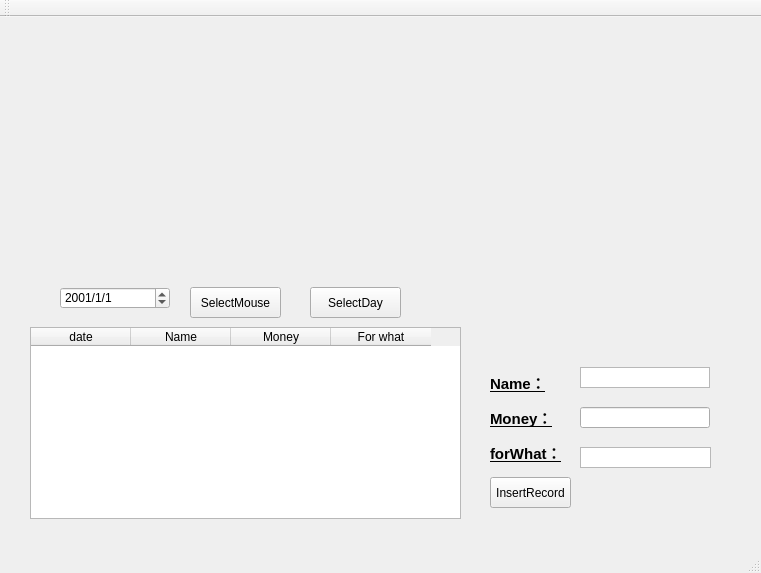
<?xml version="1.0" encoding="UTF-8"?>
<ui version="4.0">
 <class>MainWindow</class>
 <widget class="QMainWindow" name="MainWindow">
  <property name="geometry">
   <rect>
    <x>0</x>
    <y>0</y>
    <width>761</width>
    <height>573</height>
   </rect>
  </property>
  <property name="windowTitle">
   <string>MainWindow</string>
  </property>
  <widget class="QWidget" name="centralWidget">
   <widget class="QTableWidget" name="MoneyWidget">
    <property name="geometry">
     <rect>
      <x>30</x>
      <y>310</y>
      <width>431</width>
      <height>192</height>
     </rect>
    </property>
    <column>
     <property name="text">
      <string>date</string>
     </property>
    </column>
    <column>
     <property name="text">
      <string>Name</string>
     </property>
    </column>
    <column>
     <property name="text">
      <string>Money</string>
     </property>
    </column>
    <column>
     <property name="text">
      <string>For what</string>
     </property>
    </column>
   </widget>
   <widget class="QDateEdit" name="DateEdit">
    <property name="geometry">
     <rect>
      <x>60</x>
      <y>270</y>
      <width>110</width>
      <height>22</height>
     </rect>
    </property>
    <property name="displayFormat">
     <string>yyyy/M/d</string>
    </property>
    <property name="date">
     <date>
      <year>2001</year>
      <month>1</month>
      <day>1</day>
     </date>
    </property>
   </widget>
   <widget class="QPushButton" name="MouseSelect">
    <property name="geometry">
     <rect>
      <x>190</x>
      <y>270</y>
      <width>91</width>
      <height>31</height>
     </rect>
    </property>
    <property name="text">
     <string>SelectMouse</string>
    </property>
   </widget>
   <widget class="QPushButton" name="BtnSelectDay">
    <property name="geometry">
     <rect>
      <x>310</x>
      <y>270</y>
      <width>91</width>
      <height>31</height>
     </rect>
    </property>
    <property name="text">
     <string>SelectDay</string>
    </property>
   </widget>
   <widget class="QPushButton" name="BtnInserRecord">
    <property name="geometry">
     <rect>
      <x>490</x>
      <y>460</y>
      <width>81</width>
      <height>31</height>
     </rect>
    </property>
    <property name="text">
     <string>InsertRecord</string>
    </property>
   </widget>
   <widget class="QTextEdit" name="NameEdit">
    <property name="geometry">
     <rect>
      <x>580</x>
      <y>350</y>
      <width>130</width>
      <height>21</height>
     </rect>
    </property>
    <property name="verticalScrollBarPolicy">
     <enum>Qt::ScrollBarAlwaysOff</enum>
    </property>
   </widget>
   <widget class="QLabel" name="label_2">
    <property name="geometry">
     <rect>
      <x>490</x>
      <y>350</y>
      <width>79</width>
      <height>31</height>
     </rect>
    </property>
    <property name="font">
     <font>
      <pointsize>11</pointsize>
      <weight>75</weight>
      <italic>false</italic>
      <bold>true</bold>
      <underline>true</underline>
      <strikeout>false</strikeout>
      <stylestrategy>PreferAntialias</stylestrategy>
      <kerning>true</kerning>
     </font>
    </property>
    <property name="text">
     <string>Name：</string>
    </property>
   </widget>
   <widget class="QLineEdit" name="MoneyEdit">
    <property name="geometry">
     <rect>
      <x>580</x>
      <y>390</y>
      <width>130</width>
      <height>21</height>
     </rect>
    </property>
   </widget>
   <widget class="QLabel" name="label_3">
    <property name="geometry">
     <rect>
      <x>490</x>
      <y>390</y>
      <width>79</width>
      <height>21</height>
     </rect>
    </property>
    <property name="font">
     <font>
      <pointsize>11</pointsize>
      <weight>75</weight>
      <bold>true</bold>
      <underline>true</underline>
     </font>
    </property>
    <property name="text">
     <string>Money：</string>
    </property>
   </widget>
   <widget class="QLabel" name="label_4">
    <property name="geometry">
     <rect>
      <x>490</x>
      <y>420</y>
      <width>81</width>
      <height>31</height>
     </rect>
    </property>
    <property name="font">
     <font>
      <pointsize>11</pointsize>
      <weight>75</weight>
      <bold>true</bold>
      <underline>true</underline>
     </font>
    </property>
    <property name="text">
     <string>forWhat：</string>
    </property>
   </widget>
   <widget class="QTextEdit" name="ReasonEdit">
    <property name="geometry">
     <rect>
      <x>580</x>
      <y>430</y>
      <width>131</width>
      <height>21</height>
     </rect>
    </property>
    <property name="verticalScrollBarPolicy">
     <enum>Qt::ScrollBarAlwaysOff</enum>
    </property>
   </widget>
  </widget>
  <widget class="QMenuBar" name="menuBar">
   <property name="geometry">
    <rect>
     <x>0</x>
     <y>0</y>
     <width>761</width>
     <height>23</height>
    </rect>
   </property>
  </widget>
  <widget class="QToolBar" name="mainToolBar">
   <attribute name="toolBarArea">
    <enum>TopToolBarArea</enum>
   </attribute>
   <attribute name="toolBarBreak">
    <bool>false</bool>
   </attribute>
  </widget>
  <widget class="QStatusBar" name="statusBar"/>
 </widget>
 <layoutdefault spacing="6" margin="11"/>
 <resources/>
 <connections/>
</ui>
